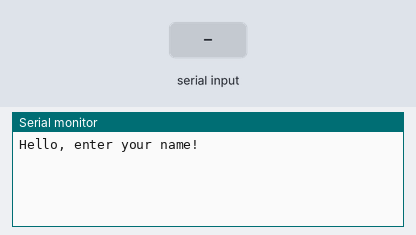
The sketch below on a simulated Arduino Uno, built with avr-gcc and run on an emulated ATmega328P. Shown: the last lines printed to the serial monitor. Inputs (shaded band) come from the test bench.

Above: at 1.2 s.
1.3 s: "go\n" received over Serial
At 2.0 s:
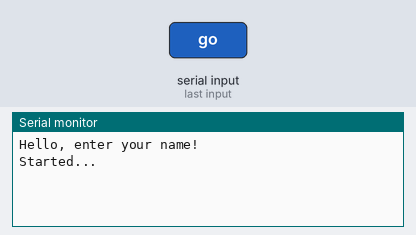
2.8 s: "stop\n" received over Serial
At 3.3 s:
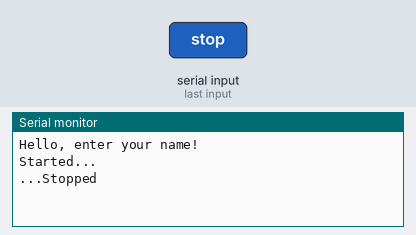
4.3 s: ":\n" received over Serial
At 4.9 s:
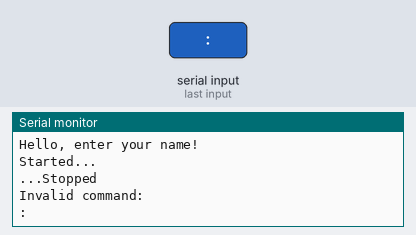
5.8 s: "43\n" received over Serial
At 7.0 s:
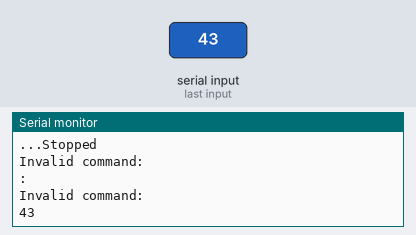
7.3 s: "L90\n" received over Serial
At 8.5 s:
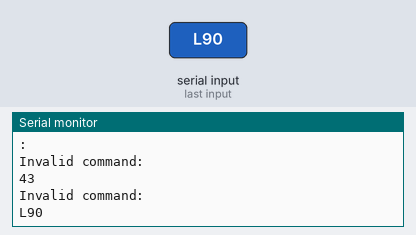
8.8 s: "L:45\n" received over Serial
At 9.7 s:
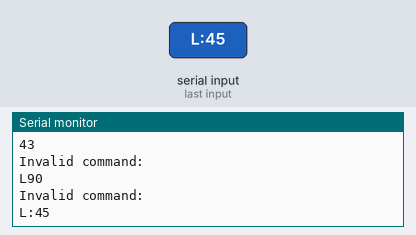

Measured:
- after the input at 1.3 s, the serial monitor: prints a new line at once (image 1)
- after the input at 2.8 s, the serial monitor: prints a new line at once (image 2)
- after the input at 4.3 s, the serial monitor: prints a new line at once (image 3)
- after the input at 5.8 s, the serial monitor: prints a new line at once (image 4)
- after the input at 7.3 s, the serial monitor: prints a new line at once (image 5)
- after the input at 8.8 s, the serial monitor: prints a new line at once (image 6)

The sketch:

LaneRace.ino
```cpp
#include "TimerOne.h"

#define RED 0
#define GREEN 1
#define BLUE 2
#define CHANNELS_PER_LANE 3

#define NUM_LANES 6

// Intervall des Blinkens
#define BLINK_INTERVALL_MS 400
// An-Zeit beim Blinken
#define BLINK_ON_TIME_MS 250
// Zeit vor Gruen bei dem das Blinken startet
#define BLINK_START_TIME_MS 5000


String command; // String input from command prompt
String temp1, temp2; // temporary strings
char inByte; // Byte input from command prompt
char carray[6]; // character array for string to int // manipulation
int a, b, c; // temporary numbers
unsigned int blinkCounter;

typedef struct {
  int pins[CHANNELS_PER_LANE];
  unsigned char intensity[CHANNELS_PER_LANE];
  int cnt1;
  int cnt2;

  unsigned int time2start; // in ms
  int cntBlink;
} tLane;


tLane lanes[NUM_LANES];
unsigned int timeSettings[NUM_LANES];

void updateColor(tLane* lane)
{
  int i;
  for (i = 0; i < CHANNELS_PER_LANE; i++)
  {
    digitalWrite(lane->pins[i], (lane->cnt1 < lane->intensity[i]));
  }
}

void setColor(tLane* lane, unsigned char red, unsigned char green, unsigned char blue)
{
  lane->intensity[RED] = red;
  lane->intensity[GREEN] = green;
  lane->intensity[BLUE] = blue;

  updateColor(lane);
}


void setup() {
  int i, j;

  // put your setup code here, to run once:
  lanes[0].pins[RED] = 53;
  lanes[0].pins[GREEN] = 51;
  lanes[0].pins[BLUE] = 47;

  lanes[1].pins[RED] = 43;
  lanes[1].pins[GREEN] = 39;
  lanes[1].pins[BLUE] = 35;

  lanes[2].pins[RED] = 31;
  lanes[2].pins[GREEN] = 27;
  lanes[2].pins[BLUE] = 23;

  lanes[3].pins[RED] = 22;
  lanes[3].pins[GREEN] = 26;
  lanes[3].pins[BLUE] = 30;

  lanes[4].pins[RED] = 34;
  lanes[4].pins[GREEN] = 38;
  lanes[4].pins[BLUE] = 42;

  lanes[5].pins[RED] = 46;
  lanes[5].pins[GREEN] = 50;
  lanes[5].pins[BLUE] = 52;

  //  lanes[6].pins[RED] = 28;
  //  lanes[6].pins[GREEN] = 28;
  //  lanes[6].pins[BLUE] = 28;
  //
  //  lanes[7].pins[RED] = 28;
  //  lanes[7].pins[GREEN] = 28;
  //  lanes[7].pins[BLUE] = 28;


  for (j = 0; j < NUM_LANES; j++)
  {
    for (i = 0; i < CHANNELS_PER_LANE; i++)
    {
      pinMode(lanes[j].pins[i], OUTPUT);
    }

    timeSettings[j] = 5000;
  }

  for (i = 0; i < NUM_LANES; i++)
  {
    lanes[i].cnt1 = 0;
    lanes[i].cnt2 = 0;

    setColor(&(lanes[i]), 255, 0, 0);
    lanes[i].time2start = timeSettings[i];

  }


  Serial.begin(9600);
  Serial.println("Hello, enter your name!");


  Timer1.attachInterrupt(isr_call);
  Timer1.stop();

  stopToIdle();

}

void start()
{

  int i;
  blinkCounter = 0;

  for (i = 0; i < NUM_LANES; i++)
  {
    lanes[i].cnt1 = 0;
    lanes[i].cnt2 = 0;

    setColor(&(lanes[i]), 255, 0, 0);
    lanes[i].time2start = timeSettings[i];

  }
  Timer1.initialize(1000);
}

void stopToIdle()
{
  int i;
  for (i = 0; i < NUM_LANES; i++)
  {
    lanes[i].cnt1 = 0;
    lanes[i].cnt2 = 0;

    setColor(&(lanes[i]), 0, 0, 255);
    lanes[i].time2start = timeSettings[i];

  }
  Timer1.stop();

}

void isr_call()
{
  //  task_50us();
  task_1ms();
}

void task_1ms ()
{
  int j;
  int blinkMask = 0xff;

  // blink counter handling
  blinkCounter++;
  if (blinkCounter > BLINK_INTERVALL_MS)
  {
    blinkCounter = 0;
  }

  if (blinkCounter > BLINK_ON_TIME_MS)
  {
    blinkMask = 0x00;
  }
  else
  {
    blinkMask = 0xff;
  }


  //
  for (j = 0; j < NUM_LANES; j++)
  {
    if (lanes[j].time2start > 0)
    {
      // red case
      lanes[j].time2start--;
      if (lanes[j].time2start < BLINK_START_TIME_MS)
      {
        setColor(&lanes[j], 255&blinkMask, 0, 0);
      }
      else
      {
        setColor(&lanes[j], 255, 0, 0);
      }
    }
    else
    {
      // green case
      setColor(&lanes[j], 0, 255, 0);
    }
  }

}


void loop() {
  int currentLane = 9;
  // Input serial information:
  if (Serial.available() > 0)
  {
    inByte = Serial.read();
    // only input if a letter, number, =,?,+ are typed!
    if ((inByte >= 65 && inByte <= 90) || (inByte >= 97 && inByte <= 122) || (inByte >= 48 &&     inByte <= 57) || inByte == 43 || inByte == 61 || inByte == 63 || inByte == ':')
    {
      command.concat(inByte);
    }

    if (inByte == 10 || inByte == 13)
    {
      if (command.equals("go"))
      {
        Serial.println("Started...");
        start();
      }
      else if (command.equals("stop"))
      {
        Serial.println("...Stopped");
        stopToIdle();
      }
      else if (command.length() > 4 && command.charAt(0) == 'L' && command.charAt(2) == ':')
      {
        if (command.charAt(1) >= '0' && command.charAt(1) <= '8')
        {
          currentLane = command.charAt(1) - '0';
          if (currentLane >= 0 && currentLane < NUM_LANES)
          {
            timeSettings[currentLane] = (unsigned int) command.substring(3).toInt();
            Serial.print("Set lane ");
            Serial.print(currentLane);
            Serial.print(" to start time ");
            Serial.print(timeSettings[currentLane]);
            Serial.print("ms \r\n");
          }
        }
      }
      else
      {
        Serial.println("Invalid command:");
        Serial.println(command);
      }
      command = "";
    }
  }
}
```
